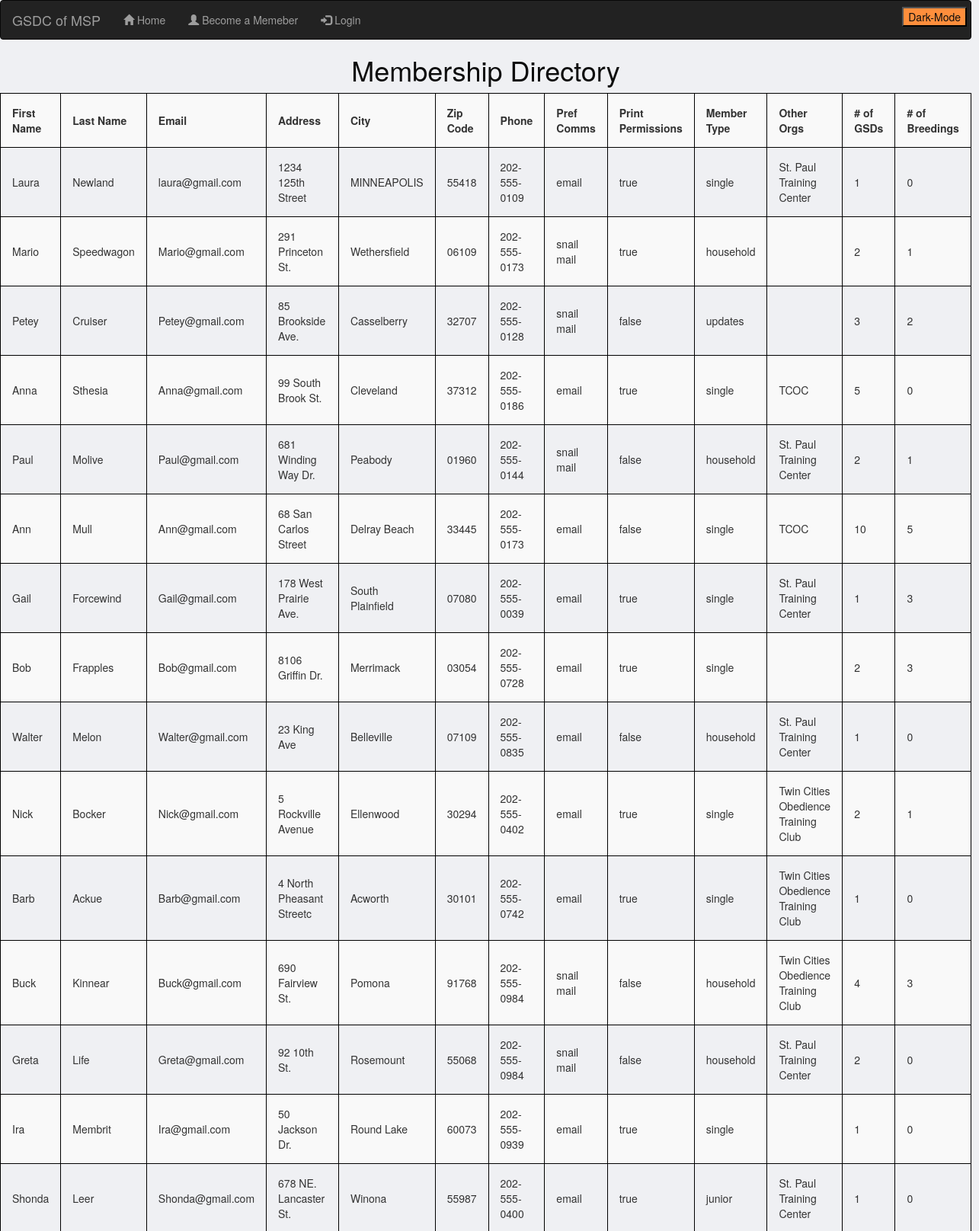
/user (upper part), run on the app's committed database.
### model.py (models this page shows, shortened)
class Users(db.Model, UserMixin):
    __tablename__ = 'users'
    user_id = db.Column(db.Integer, primary_key=True, autoincrement=True)
    fname = db.Column(db.String(50), nullable=False)
    lname = db.Column(db.String(50), nullable=False)
    email = db.Column(db.String(100), nullable=False, unique=True)
    address = db.Column(db.String(100), nullable=True)
    city = db.Column(db.String(50), nullable=True)
    zip_code = db.Column(db.String(10), nullable=True)
    phone = db.Column(db.String(15), nullable=True)
    pref_communication = db.Column(db.String(50), nullable=True)
    print_permissions = db.Column(db.String(5), nullable=True)
    password = db.Column(db.String(50), nullable=True)
    member_type = db.Column(db.String(100), nullable=True)
    member_standing = db.Column(db.String(25), default='Good')
    other_orgs = db.Column(db.Text)
    num_of_gsd = db.Column(db.Integer)
    num_breedings = db.Column(db.Integer)

### server.py (the view)
@app.route('/user')
def all_users():
    user = crud.get_all_users()
    return render_template('all_users.html', user=user)

### crud.py (called while the page is built)
def get_all_users():
    return Users.query.all()

### templates/all_users.html (shortened to what this page needs)
{% extends 'base.html' %}
{% block body %}
    <h1>Membership Directory</h1>
        <table class="table-striped">
          <tr>
              <th>First Name</th>
              <th>Last Name</th>
              <th>Email</th>
              <th>Address</th>
              <th>City</th>
              <th>Zip Code</th>
              <th>Phone</th>
              <th>Pref Comms</th>
              <th>Print Permissions</th>
              <th>Member Type</th>
              <th>Other Orgs</th>
              <th># of GSDs</th>
              <th># of Breedings</th>
          </tr>
            {% for u in user %}
          <tr>
              <td>{{ u.fname }}</td>
              <td>{{ u.lname }}</th>
              <td>{{ u.email }}</td>
              <td>{{ u.address }}</td>
              <td>{{ u.city }}</td>
              <td>{{ u.zip_code }}</td>
              <td>{{ u.phone }}</td>
              <td>{{ u.pref_communication }}</td>
              <td>{{ u.print_permissions }}</td>
              <td>{{ u.member_type }}</td>
              <td>{{ u.other_orgs }}</td>
              <td>{{ u.num_of_gsd }}</td>
              <td>{{ u.num_breedings }}</td>
          </tr>
            {% endfor %}
        </table>
<br>
<br>
{% endblock %}

### templates/base.html (shortened to what this page needs)
<!doctype html>
<html>
  <head>
    <link rel="stylesheet" href="https://maxcdn.bootstrapcdn.com/bootstrap/3.4.1/css/bootstrap.min.css">
    <link rel="stylesheet" href="/static/css/styles.css">
    <link rel="stylesheet" href="/static/css/login_styles.css">
    <link rel="stylesheet" href="/static/css/image_carousel.css">
  </head>
  <body>
  <nav class="navbar navbar-inverse">
    <div class="container-fluid">
      <div class="navbar-header">
        <a class="navbar-brand" href="/">GSDC of MSP</a>
      </div>
        <ul class="nav navbar-nav">
          <li><a href="/"><span class="glyphicon glyphicon-home"></span> Home</a></li>
          {% if not current_user.is_authenticated %}
          <li><a href="/signup"><span class="glyphicon glyphicon-user"></span> Become a Memeber</a></li>
          <li><a href="/login"><span class="glyphicon glyphicon-log-in"></span> Login</a></li>
          {% endif %}
        </ul>
      <ul class="nav navbar-nav navbar-right">
          <button class="btn-toggle navbar-btn">Dark-Mode</button>
      </ul>
    </div>
  </nav>
    {% block body %}{% endblock %}
  </body>
</html>

### static/css/styles.css (style rules this page uses)
body { background-color: #eff0f3; margin-right: 10px; }
a { color: #0033cc; }
th, td { width="100%"; cellspacing="0"; cellpadding="0"; border="0"; border: 1px solid black; border-collapse: collapse; padding: 15px; }
h1 { text-align: center; margin-top: 10px; }
.btn-toggle { margin-right: 5px; }

### static/css/login_styles.css (style rules this page uses)
h1, h2, h3 { color: #0d0d0d; }
button { background-color: #ff8e3c; color: #0d0d0d; }

### data on the page
Users: fname "Laura", lname "Newland", email "laura@gmail.com", address "1234 125th Street", city "MINNEAPOLIS", zip_code "55418", phone "202-555-0109", pref_communication "email", print_permissions "true", member_type "single", other_orgs "St. Paul Training Center", num_of_gsd "1", num_breedings "0"
Users: fname "Mario", lname "Speedwagon", email "Mario@gmail.com", address "291 Princeton St.", city "Wethersfield", zip_code "06109", phone "202-555-0173", pref_communication "snail mail", print_permissions "true", member_type "household", num_of_gsd "2", num_breedings "1"
Users: fname "Petey", lname "Cruiser", email "Petey@gmail.com", address "85 Brookside Ave.", city "Casselberry", zip_code "32707", phone "202-555-0128", pref_communication "snail mail", print_permissions "false", member_type "updates", num_of_gsd "3", num_breedings "2"
Users: fname "Anna", lname "Sthesia", email "Anna@gmail.com", address "99 South Brook St.", city "Cleveland", zip_code "37312", phone "202-555-0186", pref_communication "email", print_permissions "true", member_type "single", other_orgs "TCOC", num_of_gsd "5", num_breedings "0"
Users: fname "Paul", lname "Molive", email "Paul@gmail.com", address "681 Winding Way Dr.", city "Peabody", zip_code "01960", phone "202-555-0144", pref_communication "snail mail", print_permissions "false", member_type "household", other_orgs "St. Paul Training Center", num_of_gsd "2", num_breedings "1"
Users: fname "Ann", lname "Mull", email "Ann@gmail.com", address "68 San Carlos Street", city "Delray Beach", zip_code "33445", phone "202-555-0173", pref_communication "email", print_permissions "false", member_type "single", other_orgs "TCOC", num_of_gsd "10", num_breedings "5"
Users: fname "Gail", lname "Forcewind", email "Gail@gmail.com", address "178 West Prairie Ave.", city "South Plainfield", zip_code "07080", phone "202-555-0039", pref_communication "email", print_permissions "true", member_type "single", other_orgs "St. Paul Training Center", num_of_gsd "1", num_breedings "3"
Users: fname "Bob", lname "Frapples", email "Bob@gmail.com", address "8106 Griffin Dr.", city "Merrimack", zip_code "03054", phone "202-555-0728", pref_communication "email", print_permissions "true", member_type "single", num_of_gsd "2", num_breedings "3"
Users: fname "Walter", lname "Melon", email "Walter@gmail.com", address "23 King Ave", city "Belleville", zip_code "07109", phone "202-555-0835", pref_communication "email", print_permissions "false", member_type "household", other_orgs "St. Paul Training Center", num_of_gsd "1", num_breedings "0"
Users: fname "Nick", lname "Bocker", email "Nick@gmail.com", address "5 Rockville Avenue", city "Ellenwood", zip_code "30294", phone "202-555-0402", pref_communication "email", print_permissions "true", member_type "single", other_orgs "Twin Cities Obedience Training Club", num_of_gsd "2", num_breedings "1"
Users: fname "Barb", lname "Ackue", email "Barb@gmail.com", address "4 North Pheasant Streetc", city "Acworth", zip_code "30101", phone "202-555-0742", pref_communication "email", print_permissions "true", member_type "single", other_orgs "Twin Cities Obedience Training Club", num_of_gsd "1", num_breedings "0"
Users: fname "Buck", lname "Kinnear", email "Buck@gmail.com", address "690 Fairview St.", city "Pomona", zip_code "91768", phone "202-555-0984", pref_communication "snail mail", print_permissions "false", member_type "household", other_orgs "Twin Cities Obedience Training Club", num_of_gsd "4", num_breedings "3"
Users: fname "Greta", lname "Life", email "Greta@gmail.com", address "92 10th St.", city "Rosemount", zip_code "55068", phone "202-555-0984", pref_communication "snail mail", print_permissions "false", member_type "household", other_orgs "St. Paul Training Center", num_of_gsd "2", num_breedings "0"
Users: fname "Ira", lname "Membrit", email "Ira@gmail.com", address "50 Jackson Dr.", city "Round Lake", zip_code "60073", phone "202-555-0939", pref_communication "email", print_permissions "true", member_type "single", num_of_gsd "1", num_breedings "0"
Users: fname "Shonda", lname "Leer", email "Shonda@gmail.com", address "678 NE. Lancaster St.", city "Winona", zip_code "55987", phone "202-555-0400", pref_communication "email", print_permissions "true", member_type "junior", other_orgs "St. Paul Training Center", num_of_gsd "1", num_breedings "0"
